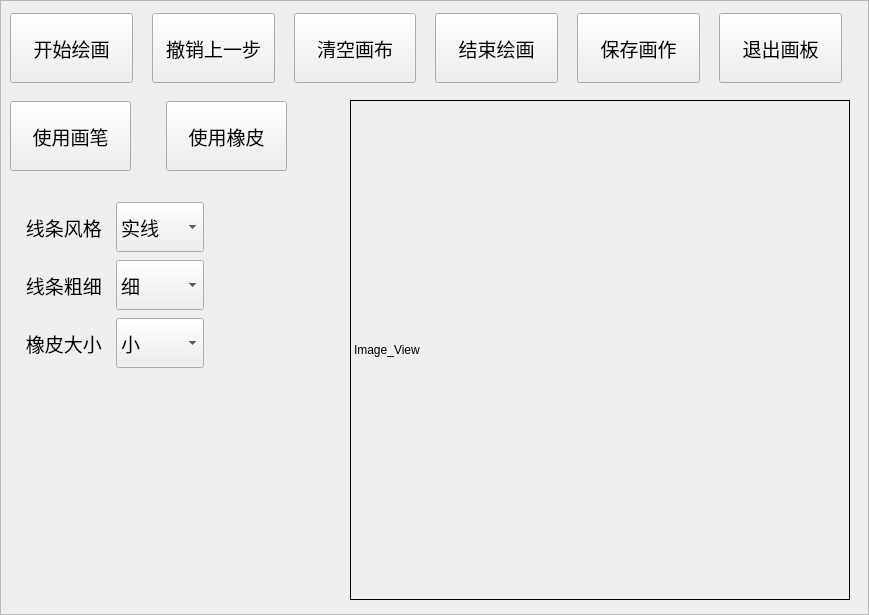
<?xml version="1.0" encoding="UTF-8"?>
<ui version="4.0">
 <class>Draw_Board</class>
 <widget class="QFrame" name="Draw_Board">
  <property name="geometry">
   <rect>
    <x>0</x>
    <y>0</y>
    <width>869</width>
    <height>615</height>
   </rect>
  </property>
  <property name="windowTitle">
   <string>画板</string>
  </property>
  <property name="frameShape">
   <enum>QFrame::StyledPanel</enum>
  </property>
  <property name="frameShadow">
   <enum>QFrame::Raised</enum>
  </property>
  <widget class="QWidget" name="layoutWidget">
   <property name="geometry">
    <rect>
     <x>10</x>
     <y>10</y>
     <width>832</width>
     <height>76</height>
    </rect>
   </property>
   <layout class="QHBoxLayout" name="horizontalLayout_4">
    <property name="spacing">
     <number>19</number>
    </property>
    <property name="leftMargin">
     <number>0</number>
    </property>
    <property name="bottomMargin">
     <number>0</number>
    </property>
    <item>
     <widget class="QPushButton" name="pushButton">
      <property name="minimumSize">
       <size>
        <width>120</width>
        <height>70</height>
       </size>
      </property>
      <property name="font">
       <font>
        <pointsize>14</pointsize>
       </font>
      </property>
      <property name="focusPolicy">
       <enum>Qt::ClickFocus</enum>
      </property>
      <property name="text">
       <string>开始绘画</string>
      </property>
     </widget>
    </item>
    <item>
     <widget class="QPushButton" name="pushButton_3">
      <property name="minimumSize">
       <size>
        <width>120</width>
        <height>70</height>
       </size>
      </property>
      <property name="font">
       <font>
        <pointsize>14</pointsize>
       </font>
      </property>
      <property name="focusPolicy">
       <enum>Qt::ClickFocus</enum>
      </property>
      <property name="text">
       <string>撤销上一步</string>
      </property>
     </widget>
    </item>
    <item>
     <widget class="QPushButton" name="pushButton_2">
      <property name="minimumSize">
       <size>
        <width>120</width>
        <height>70</height>
       </size>
      </property>
      <property name="font">
       <font>
        <pointsize>14</pointsize>
       </font>
      </property>
      <property name="focusPolicy">
       <enum>Qt::ClickFocus</enum>
      </property>
      <property name="text">
       <string>清空画布</string>
      </property>
     </widget>
    </item>
    <item>
     <widget class="QPushButton" name="pushButton_4">
      <property name="minimumSize">
       <size>
        <width>120</width>
        <height>70</height>
       </size>
      </property>
      <property name="font">
       <font>
        <pointsize>14</pointsize>
       </font>
      </property>
      <property name="focusPolicy">
       <enum>Qt::ClickFocus</enum>
      </property>
      <property name="text">
       <string>结束绘画</string>
      </property>
     </widget>
    </item>
    <item>
     <widget class="QPushButton" name="pushButton_6">
      <property name="minimumSize">
       <size>
        <width>120</width>
        <height>70</height>
       </size>
      </property>
      <property name="font">
       <font>
        <pointsize>14</pointsize>
       </font>
      </property>
      <property name="focusPolicy">
       <enum>Qt::ClickFocus</enum>
      </property>
      <property name="text">
       <string>保存画作</string>
      </property>
     </widget>
    </item>
    <item>
     <widget class="QPushButton" name="pushButton_5">
      <property name="minimumSize">
       <size>
        <width>120</width>
        <height>70</height>
       </size>
      </property>
      <property name="font">
       <font>
        <pointsize>14</pointsize>
       </font>
      </property>
      <property name="focusPolicy">
       <enum>Qt::ClickFocus</enum>
      </property>
      <property name="text">
       <string>退出画板</string>
      </property>
     </widget>
    </item>
   </layout>
  </widget>
  <widget class="QWidget" name="layoutWidget">
   <property name="geometry">
    <rect>
     <x>10</x>
     <y>200</y>
     <width>194</width>
     <height>170</height>
    </rect>
   </property>
   <layout class="QVBoxLayout" name="verticalLayout">
    <item>
     <layout class="QHBoxLayout" name="horizontalLayout">
      <item>
       <widget class="QLabel" name="label">
        <property name="minimumSize">
         <size>
          <width>100</width>
          <height>50</height>
         </size>
        </property>
        <property name="font">
         <font>
          <pointsize>14</pointsize>
         </font>
        </property>
        <property name="text">
         <string>   线条风格</string>
        </property>
       </widget>
      </item>
      <item>
       <widget class="QComboBox" name="comboBox">
        <property name="minimumSize">
         <size>
          <width>60</width>
          <height>50</height>
         </size>
        </property>
        <property name="font">
         <font>
          <pointsize>14</pointsize>
         </font>
        </property>
        <property name="focusPolicy">
         <enum>Qt::ClickFocus</enum>
        </property>
        <property name="currentText">
         <string>实线</string>
        </property>
        <item>
         <property name="text">
          <string>实线</string>
         </property>
        </item>
        <item>
         <property name="text">
          <string>虚线</string>
         </property>
        </item>
        <item>
         <property name="text">
          <string>点</string>
         </property>
        </item>
       </widget>
      </item>
     </layout>
    </item>
    <item>
     <layout class="QHBoxLayout" name="horizontalLayout_2">
      <item>
       <widget class="QLabel" name="label_2">
        <property name="minimumSize">
         <size>
          <width>100</width>
          <height>50</height>
         </size>
        </property>
        <property name="font">
         <font>
          <pointsize>14</pointsize>
         </font>
        </property>
        <property name="text">
         <string>   线条粗细</string>
        </property>
       </widget>
      </item>
      <item>
       <widget class="QComboBox" name="comboBox_2">
        <property name="minimumSize">
         <size>
          <width>80</width>
          <height>50</height>
         </size>
        </property>
        <property name="font">
         <font>
          <pointsize>14</pointsize>
         </font>
        </property>
        <property name="focusPolicy">
         <enum>Qt::ClickFocus</enum>
        </property>
        <item>
         <property name="text">
          <string>细</string>
         </property>
        </item>
        <item>
         <property name="text">
          <string>中</string>
         </property>
        </item>
        <item>
         <property name="text">
          <string>粗</string>
         </property>
        </item>
       </widget>
      </item>
     </layout>
    </item>
    <item>
     <layout class="QHBoxLayout" name="horizontalLayout_3">
      <item>
       <widget class="QLabel" name="label_3">
        <property name="minimumSize">
         <size>
          <width>100</width>
          <height>50</height>
         </size>
        </property>
        <property name="font">
         <font>
          <pointsize>14</pointsize>
         </font>
        </property>
        <property name="text">
         <string>   橡皮大小</string>
        </property>
       </widget>
      </item>
      <item>
       <widget class="QComboBox" name="comboBox_3">
        <property name="minimumSize">
         <size>
          <width>80</width>
          <height>50</height>
         </size>
        </property>
        <property name="font">
         <font>
          <pointsize>14</pointsize>
         </font>
        </property>
        <property name="focusPolicy">
         <enum>Qt::ClickFocus</enum>
        </property>
        <item>
         <property name="text">
          <string>小</string>
         </property>
        </item>
        <item>
         <property name="text">
          <string>中</string>
         </property>
        </item>
        <item>
         <property name="text">
          <string>大</string>
         </property>
        </item>
       </widget>
      </item>
     </layout>
    </item>
   </layout>
  </widget>
  <widget class="QWidget" name="layoutWidget">
   <property name="geometry">
    <rect>
     <x>10</x>
     <y>100</y>
     <width>277</width>
     <height>72</height>
    </rect>
   </property>
   <property name="toolTipDuration">
    <number>-1</number>
   </property>
   <layout class="QHBoxLayout" name="horizontalLayout_5">
    <property name="spacing">
     <number>35</number>
    </property>
    <item>
     <widget class="QPushButton" name="pushButton_7">
      <property name="minimumSize">
       <size>
        <width>120</width>
        <height>70</height>
       </size>
      </property>
      <property name="font">
       <font>
        <pointsize>14</pointsize>
       </font>
      </property>
      <property name="focusPolicy">
       <enum>Qt::ClickFocus</enum>
      </property>
      <property name="text">
       <string>使用画笔</string>
      </property>
     </widget>
    </item>
    <item>
     <widget class="QPushButton" name="pushButton_8">
      <property name="minimumSize">
       <size>
        <width>120</width>
        <height>70</height>
       </size>
      </property>
      <property name="font">
       <font>
        <pointsize>14</pointsize>
       </font>
      </property>
      <property name="focusPolicy">
       <enum>Qt::ClickFocus</enum>
      </property>
      <property name="toolTipDuration">
       <number>-1</number>
      </property>
      <property name="text">
       <string>使用橡皮</string>
      </property>
     </widget>
    </item>
   </layout>
  </widget>
  <widget class="QLabel" name="label_4">
   <property name="geometry">
    <rect>
     <x>350</x>
     <y>100</y>
     <width>500</width>
     <height>500</height>
    </rect>
   </property>
   <property name="focusPolicy">
    <enum>Qt::ClickFocus</enum>
   </property>
   <property name="frameShape">
    <enum>QFrame::Box</enum>
   </property>
   <property name="lineWidth">
    <number>1</number>
   </property>
   <property name="text">
    <string>Image_View</string>
   </property>
  </widget>
 </widget>
 <resources/>
 <connections/>
</ui>
